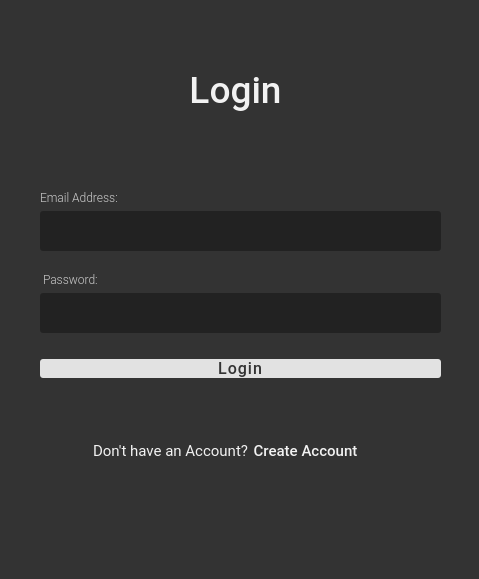
<?xml version="1.0" encoding="UTF-8"?>
<ui version="4.0">
 <class>login</class>
 <widget class="QDialog" name="login">
  <property name="geometry">
   <rect>
    <x>0</x>
    <y>0</y>
    <width>479</width>
    <height>579</height>
   </rect>
  </property>
  <property name="windowTitle">
   <string>Dialog</string>
  </property>
  <property name="styleSheet">
   <string notr="true">background: #333;
color: #f2f2f2;
</string>
  </property>
  <widget class="QWidget" name="formLayoutWidget">
   <property name="geometry">
    <rect>
     <x>40</x>
     <y>190</y>
     <width>401</width>
     <height>206</height>
    </rect>
   </property>
   <layout class="QFormLayout" name="formLayout">
    <item row="0" column="0">
     <widget class="QLabel" name="label">
      <property name="font">
       <font>
        <family>Roboto Light</family>
       </font>
      </property>
      <property name="styleSheet">
       <string notr="true">color: #ccc</string>
      </property>
      <property name="text">
       <string>Email Address:</string>
      </property>
     </widget>
    </item>
    <item row="1" column="0" colspan="2">
     <widget class="QLineEdit" name="username">
      <property name="font">
       <font>
        <family>Roboto</family>
        <pointsize>11</pointsize>
       </font>
      </property>
      <property name="tabletTracking">
       <bool>false</bool>
      </property>
      <property name="focusPolicy">
       <enum>Qt::ClickFocus</enum>
      </property>
      <property name="styleSheet">
       <string notr="true">background: #222;
border-radius: 3px;
margin-bottom: 5px;
padding: 10px;</string>
      </property>
     </widget>
    </item>
    <item row="2" column="0">
     <widget class="QLabel" name="label_2">
      <property name="font">
       <font>
        <family>Roboto Light</family>
       </font>
      </property>
      <property name="styleSheet">
       <string notr="true">margin-top: 10px;
color: #ccc</string>
      </property>
      <property name="text">
       <string>Password:</string>
      </property>
     </widget>
    </item>
    <item row="4" column="0" colspan="2">
     <widget class="QPushButton" name="login_btn">
      <property name="font">
       <font>
        <family>Roboto Medium</family>
        <pointsize>12</pointsize>
       </font>
      </property>
      <property name="cursor">
       <cursorShape>PointingHandCursor</cursorShape>
      </property>
      <property name="mouseTracking">
       <bool>false</bool>
      </property>
      <property name="styleSheet">
       <string notr="true">padding: .5em;
text-transform: uppercase;
border: none;
outline: none;
color: #333;
border-radius: 3px;
background: #e2e2e2;
letter-spacing: 1px;
margin-top: 10px;</string>
      </property>
      <property name="text">
       <string>Login</string>
      </property>
      <property name="default">
       <bool>false</bool>
      </property>
      <property name="flat">
       <bool>false</bool>
      </property>
     </widget>
    </item>
    <item row="3" column="0" colspan="2">
     <widget class="QLineEdit" name="password">
      <property name="font">
       <font>
        <family>Roboto</family>
        <pointsize>11</pointsize>
       </font>
      </property>
      <property name="focusPolicy">
       <enum>Qt::ClickFocus</enum>
      </property>
      <property name="styleSheet">
       <string notr="true">background: #222;
border-radius: 3px;
margin-bottom: 10px;
padding: 10px;</string>
      </property>
     </widget>
    </item>
   </layout>
  </widget>
  <widget class="QLabel" name="label_3">
   <property name="geometry">
    <rect>
     <x>190</x>
     <y>70</y>
     <width>91</width>
     <height>41</height>
    </rect>
   </property>
   <property name="font">
    <font>
     <family>Roboto Medium</family>
     <pointsize>28</pointsize>
    </font>
   </property>
   <property name="layoutDirection">
    <enum>Qt::LeftToRight</enum>
   </property>
   <property name="autoFillBackground">
    <bool>false</bool>
   </property>
   <property name="styleSheet">
    <string notr="true"/>
   </property>
   <property name="text">
    <string>Login</string>
   </property>
   <property name="alignment">
    <set>Qt::AlignCenter</set>
   </property>
  </widget>
  <widget class="QLabel" name="label_4">
   <property name="geometry">
    <rect>
     <x>90</x>
     <y>440</y>
     <width>161</width>
     <height>21</height>
    </rect>
   </property>
   <property name="font">
    <font>
     <family>Roboto</family>
     <pointsize>11</pointsize>
    </font>
   </property>
   <property name="styleSheet">
    <string notr="true">padding: 5px 0px;</string>
   </property>
   <property name="text">
    <string>Don't have an Account?</string>
   </property>
  </widget>
  <widget class="QPushButton" name="redirect_signup_btn">
   <property name="geometry">
    <rect>
     <x>250</x>
     <y>440</y>
     <width>111</width>
     <height>21</height>
    </rect>
   </property>
   <property name="font">
    <font>
     <family>Roboto Medium</family>
     <pointsize>11</pointsize>
    </font>
   </property>
   <property name="cursor">
    <cursorShape>PointingHandCursor</cursorShape>
   </property>
   <property name="focusPolicy">
    <enum>Qt::NoFocus</enum>
   </property>
   <property name="styleSheet">
    <string notr="true">color: #f2f2f2;
background: none;
border: none;
outline: none;
margin: 0px;
padding: 5px 0px;</string>
   </property>
   <property name="text">
    <string>Create Account</string>
   </property>
  </widget>
  <widget class="QLabel" name="server_msg">
   <property name="geometry">
    <rect>
     <x>40</x>
     <y>150</y>
     <width>401</width>
     <height>16</height>
    </rect>
   </property>
   <property name="styleSheet">
    <string notr="true">color: red;</string>
   </property>
   <property name="text">
    <string/>
   </property>
   <property name="wordWrap">
    <bool>false</bool>
   </property>
  </widget>
 </widget>
 <resources/>
 <connections/>
</ui>
